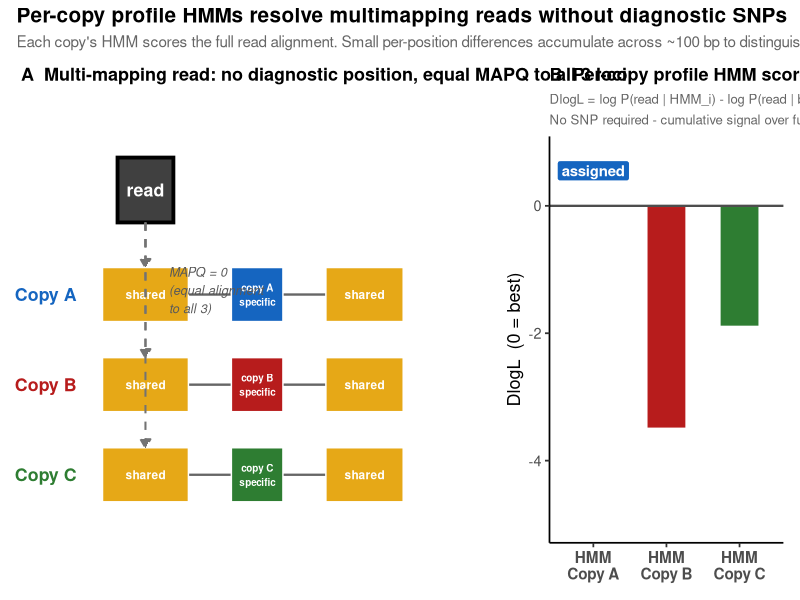
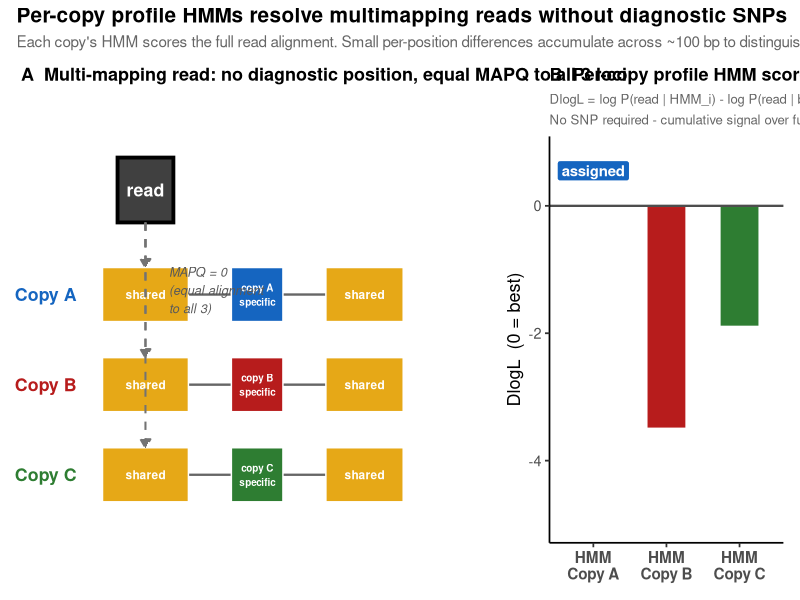

Here is the R script that generated these plots, in order:
suppressPackageStartupMessages({
  library(ggplot2)
  library(dplyr)
  library(patchwork)
})

FIGURES_DIR <- "figures"
dir.create(FIGURES_DIR, showWarnings = FALSE)

SLIDE_BASE <- 13
copy_cols  <- c(A = "#1565C0", B = "#B71C1C", C = "#2E7D32")
shared_col <- "#e6a817"
exon_h     <- 0.30   # half-height of exon blocks

copy_y <- c(A = 3.0, B = 2.0, C = 1.0)

# ─── Panel A: Gene family + multimapping read ──────────────────────────────────
# Each copy: [shared1 x=0-2] --- [copy-specific x=3-4.2] --- [shared2 x=5.2-7]
# Read spans part of shared1 (x=0.4-1.6): maps to all 3 with equal MAPQ

exon_df <- bind_rows(
  data.frame(copy = c("A","B","C"), x0 = 0,   x1 = 2,
             etype = "shared",  stringsAsFactors = FALSE),
  data.frame(copy = c("A","B","C"), x0 = 3,   x1 = 4.2,
             etype = c("copy_A","copy_B","copy_C"), stringsAsFactors = FALSE),
  data.frame(copy = c("A","B","C"), x0 = 5.2, x1 = 7,
             etype = "shared",  stringsAsFactors = FALSE)
)
exon_df$cy  <- copy_y[exon_df$copy]
exon_df$fill <- ifelse(exon_df$etype == "shared", shared_col,
                       copy_cols[sub("copy_", "", exon_df$etype)])

intron_df <- bind_rows(
  data.frame(copy = c("A","B","C"), x0 = 2.0, x1 = 3.0),
  data.frame(copy = c("A","B","C"), x0 = 4.2, x1 = 5.2)
)
intron_df$cy <- copy_y[intron_df$copy]

read_x0 <- 0.35
read_x1 <- 1.65
read_y0 <- 3.80
read_y1 <- 3.80 + exon_h * 2.4
read_xm  <- (read_x0 + read_x1) / 2

arrow_df <- data.frame(
  copy = c("A","B","C"),
  xend = c(read_xm, read_xm, read_xm),
  yend = copy_y + exon_h
)

p_cartoon <- ggplot() +
  # Introns
  geom_segment(data = intron_df,
               aes(x = x0, xend = x1, y = cy, yend = cy),
               color = "gray40", linewidth = 0.8) +
  # Exon blocks
  geom_rect(data = exon_df,
            aes(xmin = x0, xmax = x1,
                ymin = cy - exon_h, ymax = cy + exon_h,
                fill = fill),
            color = "white", linewidth = 0.5) +
  scale_fill_identity() +
  # Exon labels inside blocks
  geom_text(data = filter(exon_df, etype == "shared", x0 < 1),
            aes(x = (x0 + x1) / 2, y = cy, label = "shared"),
            size = 3.0, color = "white", fontface = "bold") +
  geom_text(data = filter(exon_df, etype == "shared", x0 > 4),
            aes(x = (x0 + x1) / 2, y = cy, label = "shared"),
            size = 3.0, color = "white", fontface = "bold") +
  geom_text(data = filter(exon_df, etype != "shared"),
            aes(x = (x0 + x1) / 2, y = cy,
                label = paste0("copy ", sub("copy_", "", etype), "\nspecific")),
            size = 2.5, color = "white", fontface = "bold") +
  # Copy labels (left margin)
  geom_text(data = data.frame(copy = c("A","B","C"), x = -0.6,
                               y = unname(copy_y),
                               col = unname(copy_cols)),
            aes(x = x, y = y, label = paste0("Copy ", copy), color = col),
            fontface = "bold", size = 4.5, hjust = 1) +
  scale_color_identity() +
  # Multimapping read
  annotate("rect", xmin = read_x0, xmax = read_x1,
           ymin = read_y0, ymax = read_y1,
           fill = "gray25", color = "black", linewidth = 1.3) +
  annotate("text", x = read_xm, y = (read_y0 + read_y1) / 2,
           label = "read", color = "white", fontface = "bold", size = 4.5) +
  # Equal-MAPQ arrows
  geom_segment(data = arrow_df,
               aes(x = xend, xend = xend, y = read_y0, yend = yend),
               linetype = "dashed", color = "gray45", linewidth = 0.7,
               arrow = arrow(length = unit(2.5, "mm"), type = "closed")) +
  # MAPQ label
  annotate("text", x = read_xm + 0.55, y = (read_y0 + copy_y["B"] + exon_h) / 2,
           label = "MAPQ = 0\n(equal alignment\nto all 3)", color = "gray35",
           size = 3.2, fontface = "italic", hjust = 0) +
  coord_cartesian(xlim = c(-1.4, 8.5), ylim = c(0.45, 4.55), clip = "off") +
  labs(title = "A  Multi-mapping read: no diagnostic position, equal MAPQ to all 3 loci",
       x = NULL, y = NULL) +
  theme_minimal(base_size = SLIDE_BASE) +
  theme(panel.grid  = element_blank(),
        axis.text   = element_blank(),
        axis.ticks  = element_blank(),
        plot.title  = element_text(face = "bold", size = 13,
                                   margin = margin(b = 6)))

# ─── Panel B: Per-copy HMM scoring ────────────────────────────────────────────
# Simulate log-likelihoods for a ~120 bp read aligning to a ~95% shared region.
# Copies are NOT 100% identical in the "shared" region (threshold was 85%),
# so subtle positional differences accumulate across the read.
# DlogL relative to best (Copy A):
scores_df <- data.frame(
  copy  = factor(c("A","B","C"), levels = c("A","B","C")),
  delta = c(0.0, -3.5, -1.9),
  fill  = unname(copy_cols[c("A","B","C")])
)

p_scores <- ggplot(scores_df, aes(x = copy, y = delta, fill = fill)) +
  geom_col(width = 0.55, color = "white", linewidth = 0.8) +
  geom_hline(yintercept = 0, linewidth = 0.8, color = "gray30") +
  geom_text(aes(label = ifelse(delta == 0, "best", sprintf("%.1f", delta)),
                y = delta - 0.12),
            vjust = 1, size = 4.2, fontface = "bold", color = "white") +
  scale_fill_identity() +
  scale_x_discrete(labels = c(A = "HMM\nCopy A", B = "HMM\nCopy B",
                               C = "HMM\nCopy C")) +
  scale_y_continuous(limits = c(-5, 0.8),
                     breaks = c(-4, -2, 0),
                     labels = c("-4", "-2", "0")) +
  annotate("label", x = 1, y = 0.55, label = "assigned",
           fill = copy_cols["A"], color = "white",
           size = 3.8, fontface = "bold",
           label.padding = unit(0.25, "lines")) +
  labs(title = "B  Per-copy profile HMM scores",
       subtitle = "DlogL = log P(read | HMM_i) - log P(read | best HMM)\nNo SNP required - cumulative signal over full read",
       x = NULL,
       y = "DlogL  (0 = best)") +
  theme_classic(base_size = SLIDE_BASE) +
  theme(plot.title    = element_text(face = "bold", size = 13),
        plot.subtitle = element_text(size = 9.5, color = "gray40",
                                     lineheight = 1.3),
        axis.text.x   = element_text(face = "bold", size = 11))

# ─── Combine ──────────────────────────────────────────────────────────────────
fig4 <- p_cartoon + p_scores +
  plot_layout(widths = c(2, 1)) +
  plot_annotation(
    title    = "Per-copy profile HMMs resolve multimapping reads without diagnostic SNPs",
    subtitle = "Each copy's HMM scores the full read alignment. Small per-position differences accumulate across ~100 bp to distinguish copies.",
    theme = theme(
      plot.title    = element_text(size = 15, face = "bold"),
      plot.subtitle = element_text(size = 11, color = "gray40")
    )
  )

ggsave(file.path(FIGURES_DIR, "fig_hmm4_family_vs_copy.pdf"), fig4,
       width = 14, height = 6.5, units = "in")
ggsave(file.path(FIGURES_DIR, "fig_hmm4_family_vs_copy.png"), fig4,
       width = 14, height = 6.5, units = "in", dpi = 200)
message("Figure 4 saved.")
